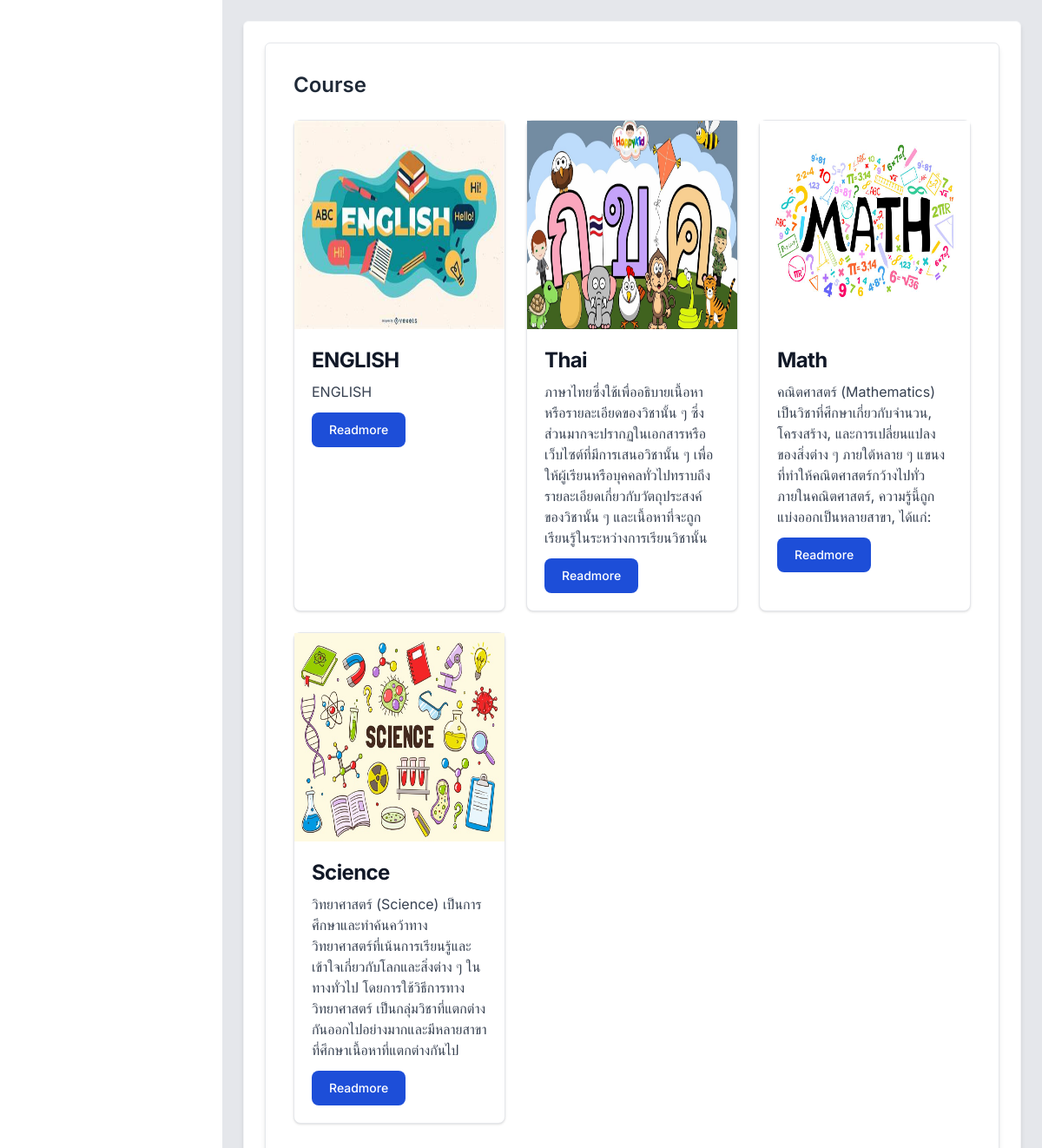
The app's page /Academic/course.php, older data.
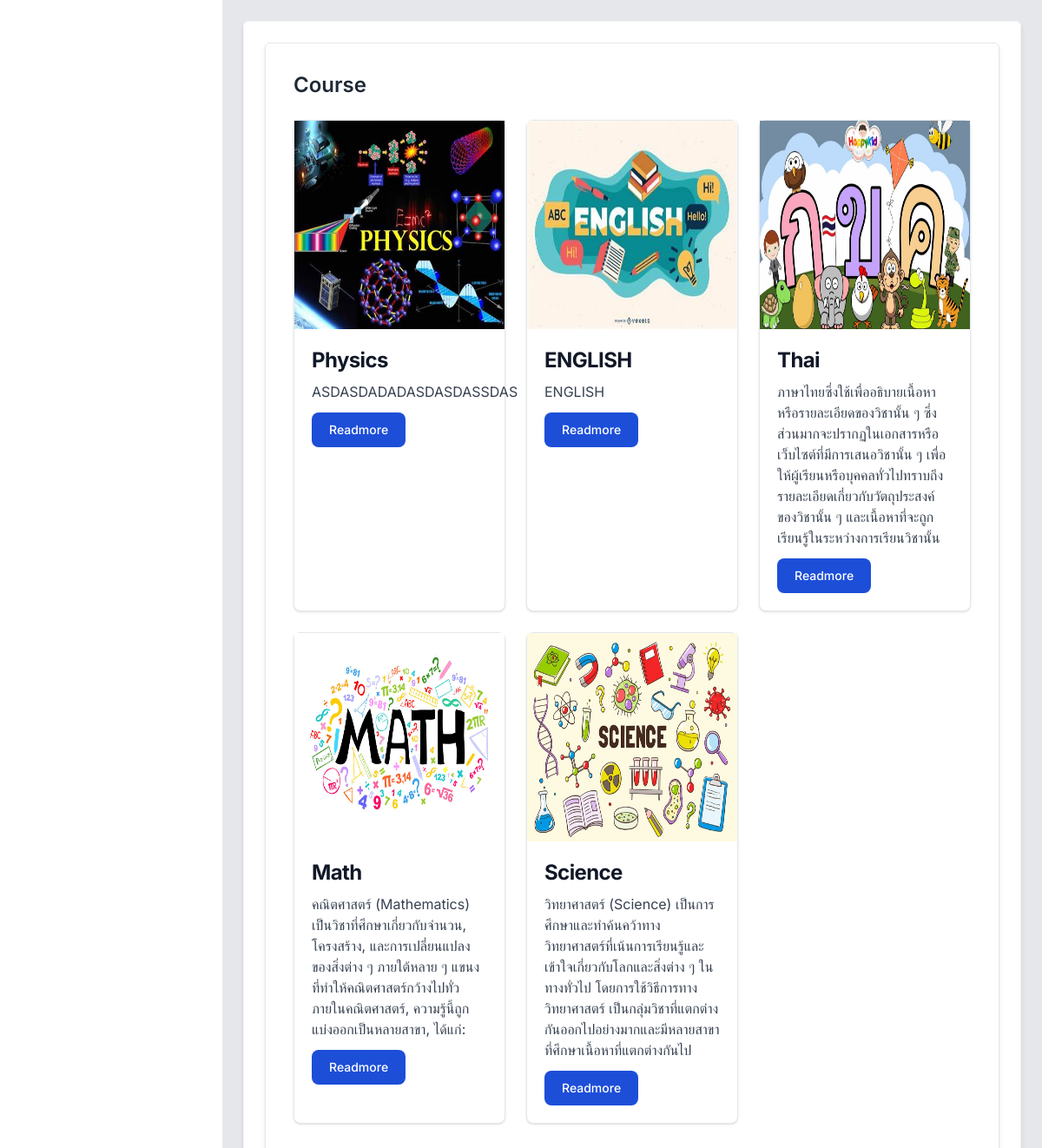
The same page, newer data.
### tables this page shows
CREATE TABLE `course` (
  `course_id` int(10) UNSIGNED ZEROFILL NOT NULL,
  `course_name` varchar(200) NOT NULL,
  `course_description` varchar(255) NOT NULL,
  `sec_id` int(1) NOT NULL,
  `credits` int(1) NOT NULL,
  `semester` int(1) NOT NULL,
  `year` int(4) NOT NULL,
  `course_image` varchar(255) DEFAULT NULL
);

### Academic/course.php (the view, shortened to what this page needs)
<?php include 'connectdatabase.php';
?>
<!DOCTYPE html>
<html lang="en">
<head>
    <link href="https://fonts.bunny.net/css?family=figtree:400,500,600&display=swap" rel="stylesheet" />
    <link href='https://unpkg.com/boxicons@2.1.4/css/boxicons.min.css' rel='stylesheet'>
    <link href="https://cdn.jsdelivr.net/npm/remixicon@3.5.0/fonts/remixicon.css" rel="stylesheet">
    <script src="https://cdn.tailwindcss.com"></script>
    <link href="style.css" rel="stylesheet">
</head>
<body class="text-gray-800 font-inter">
    <main class="w-full md:w-[calc(100%-256px)] md:ml-64 bg-gray-200 min-h-screen transition-all main">
        <div class="p-6">
            <div class="">
                <div class="grid grid-cols-1 lg:grid-cols-2 gap-6 mb-6">
                    <div class="bg-white border border-gray-100 shadow-md p-6 rounded-md lg:col-span-2 w-full">
                        <div class="flex flex-col lg:flex-row justify-between mb-4 items-start">
                            <div class="mx-auto bg-white p-8 border rounded-md shadow-md w-full justify-center">
                                <h2 class="text-2xl font-semibold mb-6">Course</h2>
                                <div class="grid grid-cols-1 lg:grid-cols-3 gap-6 mb-6 mx-auto">
                                    <?php
                                    $sql = "SELECT * FROM course ORDER BY course_id DESC";
                                    $result = mysqli_query($conn, $sql);
                                    while ($row = mysqli_fetch_assoc($result)) {
                                    ?>
                                        <div class="max-w-sm bg-white border border-gray-200 rounded-lg shadow dark:bg-gray-800 dark:border-gray-700">
                                            <a href="coursepage.php?course_id=<?= $row['course_id'] ?>">
                                                <img src="../Academic/system/imagecourse/<?= $row['course_image'] ?>" class="w-full max-w-96 max-h-96 h-60">
                                            </a>
                                            <div class="p-5 flex flex-col">
                                                <div>
                                                    <a href="#">
                                                        <h5 class="mb-2 text-2xl font-bold tracking-tight text-gray-900 dark:text-white">
                                                            <?= $row['course_name'] ?>
                                                        </h5>
                                                    </a>
                                                    <p class="mb-3 font-normal md:text-base text-xs text-gray-700 dark:text-gray-400">
                                                        <?= $row['course_description'] ?>
                                                    </p>
                                                </div>
                                                <div class="items-end">
                                                    <button onclick="redirectTocoursepage(<?= $row['course_id'] ?>)" class="block text-white bg-blue-700 hover:bg-blue-800 focus:ring-4 focus:outline-none focus:ring-blue-300 font-medium rounded-lg text-sm px-5 py-2.5 text-center dark:bg-blue-600 dark:hover:bg-blue-700 dark:focus:ring-blue-800" type="button">
                                                        Readmore
                                                    </button>
                                                </div>
                                            </div>
                                        </div>
                                    <?php
                                    }
                                    ?>
                                </div>
                            </div>
                        </div>
                    </div>
                </div>
            </div>
        </div>
    </main>
</body>
</html>

### Academic/style.css (style rules this page uses)
html { line-height: 1.5; -webkit-text-size-adjust: 100%; -moz-tab-size: 4; -o-tab-size: 4; tab-size: 4; font-family: ui-sans-serif, system-ui, -apple-system, BlinkMacSystemFont, "Segoe UI", Roboto, "Helvetica Neue", Arial, "Noto Sans", sans-serif, "Apple Color Emoji", "Segoe UI Emoji", "Segoe UI Symbol", "Noto Color Emoji"; font-feature-settings: normal; font-variation-settings: normal; }
body { margin: 0; line-height: inherit; }
h1, h2, h3, h4, h5, h6 { font-size: inherit; font-weight: inherit; }
a { color: inherit; text-decoration: inherit; }
button, input, optgroup, select, textarea { font-family: inherit; font-feature-settings: inherit; font-variation-settings: inherit; font-size: 100%; font-weight: inherit; line-height: inherit; color: inherit; margin: 0; padding: 0; }
button, select { text-transform: none; }
button, [type='button'], [type='reset'], [type='submit'] { -webkit-appearance: button; background-color: transparent; background-image: none; }
blockquote, dl, dd, h1, h2, h3, h4, h5, h6, hr, figure, p, pre { margin: 0; }
button, [role="button"] { cursor: pointer; }
img, svg, video, canvas, audio, iframe, embed, object { display: block; vertical-align: middle; }
img, video { max-width: 100%; height: auto; }
.mb-2 { margin-bottom: 0.5rem; }
.mb-4 { margin-bottom: 1rem; }
.mb-6 { margin-bottom: 1.5rem; }
.block { display: block; }
.flex { display: flex; }
.grid { display: grid; }
.min-h-screen { min-height: 100vh; }
.w-full { width: 100%; }
.grid-cols-1 { grid-template-columns: repeat(1, minmax(0, 1fr)); }
.items-start { align-items: flex-start; }
.justify-center { justify-content: center; }
.justify-between { justify-content: space-between; }
.gap-6 { gap: 1.5rem; }
.rounded-md { border-radius: 0.375rem; }
.border { border-width: 1px; }
.border-gray-100 { --tw-border-opacity: 1; border-color: rgb(243 244 246 / var(--tw-border-opacity)); }
.border-gray-200 { --tw-border-opacity: 1; border-color: rgb(229 231 235 / var(--tw-border-opacity)); }
.bg-white { --tw-bg-opacity: 1; background-color: rgb(255 255 255 / var(--tw-bg-opacity)); }
.p-6 { padding: 1.5rem; }
.font-inter { font-family: 'Inter', sans-serif; }
.text-2xl { font-size: 1.5rem; line-height: 2rem; }
.text-sm { font-size: 0.875rem; line-height: 1.25rem; }
.font-bold { font-weight: 700; }
.font-medium { font-weight: 500; }
.font-normal { font-weight: 400; }
.font-semibold { font-weight: 600; }
.text-gray-800 { --tw-text-opacity: 1; color: rgb(31 41 55 / var(--tw-text-opacity)); }
.text-white { --tw-text-opacity: 1; color: rgb(255 255 255 / var(--tw-text-opacity)); }
.shadow-md { --tw-shadow: 0 4px 6px -1px rgb(0 0 0 / 0.1), 0 2px 4px -2px rgb(0 0 0 / 0.1); --tw-shadow-colored: 0 4px 6px -1px var(--tw-shadow-color), 0 2px 4px -2px var(--tw-shadow-color); box-shadow: var(--tw-ring-offset-shadow, 0 0 #0000), var(--tw-ring-shadow, 0 0 #0000), var(--tw-shadow); }
.transition-all { transition-property: all; transition-timing-function: cubic-bezier(0.4, 0, 0.2, 1); transition-duration: 150ms; }
@media (min-width: 768px) { .md\:ml-64 { margin-left: 16rem; } }
@media (min-width: 768px) { .md\:w-\[calc\(100\%-256px\)\] { width: calc(100% - 256px); } }
@media (min-width: 1024px) { .lg\:col-span-2 { grid-column: span 2 / span 2; } }
@media (min-width: 1024px) { .lg\:grid-cols-2 { grid-template-columns: repeat(2, minmax(0, 1fr)); } }
@media (min-width: 1024px) { .lg\:grid-cols-3 { grid-template-columns: repeat(3, minmax(0, 1fr)); } }

Row changes from the older to the newer data that the page shows:
added course: course_image (picture), course_name "Physics", course_description "ASDASDADADASDASDASSDAS"
